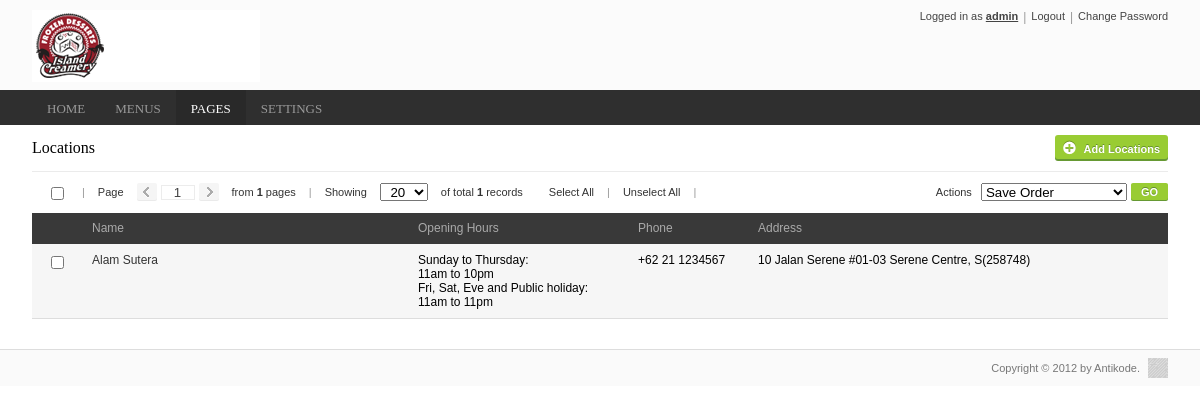
The page /admin/locations/index.php (signed in) on the database its author committed.
### tables this page shows
CREATE TABLE IF NOT EXISTS `tbl_locations` (
  `id` int(11) NOT NULL AUTO_INCREMENT,
  `title` text NOT NULL,
  `address` text NOT NULL,
  `phone` text NOT NULL,
  `opening_hours` text NOT NULL,
  `link` text NOT NULL,
  `filename` text NOT NULL,
  `order_` int(11) NOT NULL,
  PRIMARY KEY (`id`)
);

### admin/locations/index.php (the view, shortened to what this page needs)
<?php
if ($_SESSION["user_status"]!="admin") {
	header("location:../login.php?redirect=locations"); }
	else {
?>
<!DOCTYPE html PUBLIC "-//W3C//DTD XHTML 1.0 Transitional//EN" "http://www.w3.org/TR/xhtml1/DTD/xhtml1-transitional.dtd">
<html xmlns="http://www.w3.org/1999/xhtml">
<?php $prefix="../";?>
<head>
<link rel="stylesheet" type="text/css" href="<?php echo $prefix;?>style/general.css" />
<link rel="stylesheet" type="text/css" href="<?php echo $prefix;?>style/locations.css" />
<?php
include($prefix."../static/connect_database.php");
?>
</head>
<body onload="initialization()">
<?php include($prefix."static/header.php");?>
<div id="page_title_bar">
  <div id="page_title_bar_fill">
    <div id="page_title">Locations</div>
    <div id="button_bar"> <a href="<?php echo $prefix;?>locations/add_locations">
      <input type="button" id="add_color_button" class="add_button image_button h26_button green_button button" value="Add Locations">
      </a> </div>
  </div>
</div>
<form id="locations_form" method="post" action="update.php" enctype="multipart/form-data">
<?php
if ($_GET["page"]=="") {
	$page = 1;}
	else {
		$page = $_GET["page"];}
if ($_GET["query_per_page"]=="") {
	$query_per_page = 20;}
	else {
		$query_per_page = $_GET["query_per_page"]; }
		$first_record = ($page-1)*$query_per_page;
$get_list_full = mysql_query("SELECT * from tbl_locations ORDER BY order_",$con);
$total_query = mysql_num_rows($get_list_full);
$total_page = ceil($total_query / $query_per_page);
$get_list =mysql_query("SELECT * from tbl_locations ORDER BY order_ LIMIT $first_record, $query_per_page",$con);
?>
  <div class="admin_table">
    <div class="admin_panel">
      <div class="check_panel" onclick="selectAllToggle()">
        <input type="checkbox" id="select_all"/>
      </div>
      <div class="panel_seperator">|</div>
      <div class="panel_label" >Page</div>
      <input type="button" class="<?php if($page==1) { echo 'disabled_button '; } ?> grey_tiny_button tiny_button" id="page_arrow_left"  onclick="goToPage(<?php echo $page-1;?>)" />
      <input type="text" class="table_text_box" id="page_text_box" value="<?php echo $page;?>" onkeydown="pageInput()" onkeypress="return disableEnterKey(event)"/>
      <input type="button" class="<?php if($page==$total_page) {echo 'disabled_button '; }?>grey_tiny_button tiny_button" id="page_arrow_right"  onclick="goToPage(<?php echo $page*1+1;?>)" />
      <div class="panel_label" >from <b><?php echo $total_page;?></b> pages</div>
      <div class="panel_seperator">|</div>
      <div class="panel_label" >Showing</div>
      <select name="query_per_page" id="query_per_page_input" class="panel_combo_box" onchange="changeQueryPerPage()">
        <option value="20" <?php if($query_per_page==20){echo 'selected="selected"';}?>>20</option>
      </select>
      <div class="panel_label">of total <b><?php echo $total_query;?></b> records</div>
      <div class="panel_menu" onclick="selectAll()">Select All</div>
      <div class="panel_seperator">|</div>
      <div class="panel_menu" onclick="unselectAll()">Unselect All</div>
      <div class="panel_seperator">|</div>
      <div class="panel_menu_right" id="button_panel_menu_right">
        <input type="button" class="right_ green_tiny_button tiny_button" id="go_button" value="GO" onclick="submitForm()"/>
      </div>
      <div class="panel_menu_right">
        <select name="action" id="action" class="panel_combo_box" onchange="showExtension()">
          <option value="save order">Save Order</option>
        </select>
      </div>
      <div class="panel_label_right">Actions</div>
    </div>
    <div class="admin_header_row">
      <div class="left_ admin_header" id="check_header" ></div>
	  	<div class="right_ admin_header admin_header_sort
		<?php if ($_GET["sort_by"]=="address"||$_GET["sort_by"]=="address DESC"){
			echo " admin_header_selected";
		}
		?>
		" id="address_header" onclick="sortBy('address')">Address
		</div>
		<div class="right_ admin_header admin_header_sort
		<?php if ($_GET["sort_by"]=="phone"||$_GET["sort_by"]=="phone DESC"){
			echo " admin_header_selected";
		}
		?>
		" id="phone_header" onclick="sortBy('phone')">Phone
		</div>
		<div class="right_ admin_header admin_header_sort
		<?php if ($_GET["sort_by"]=="opening_hours"||$_GET["sort_by"]=="opening_hours DESC"){
			echo " admin_header_selected";
		}
		?>
		" id="opening_hours_header" onclick="sortBy('opening_hours')">Opening Hours
		</div>
      <div class="admin_header" id="title_header" >Name</div>
    </div>
    <ul id="sortable">
<?php
if (mysql_num_rows($get_list)!=null) {
	for ($row=1;$row<=mysql_num_rows($get_list);$row++) {
		$get_list_array=mysql_fetch_array($get_list);
echo '<li list_id="'.$get_list_array["id"].'">';
if ($row%2==1) {
echo '  <div class="odd_row table_row" id="row_'.$row.'" onclick="selectRow('.$row.')">'; }
else {
echo '  <div class="even_row table_row" id="row_'.$row.'" onclick="selectRow('.$row.')">';}
echo '    <div class="left_ table_field check_field">
      <input type="checkbox" name="id_[]" value="'.$get_list_array["id"].'" id="check_'.$row.'" class="" onmouseover="downCheck()" onmouseout="upCheck()" onclick="selectRowCheck('.$row.')"/>
    </div>';
echo '    <div class="right_ table_field address_field">'.nl2br($get_list_array["address"]).'</div>';
echo '    <div class="right_ table_field phone_field">'.$get_list_array["phone"].'</div>';
echo '    <div class="right_ table_field opening_hours_field">'.nl2br($get_list_array["opening_hours"]).'</div>';
echo '    <div class="table_field title_field"><a class="table_link" href="detail.php?id='.$get_list_array["id"].'&title='.$get_list_array["title"].'">'.$get_list_array["title"].'</div>';
echo '</div>';
echo '</li>'; } }
?>
    </ul>
  </div>
</form>
<?php include($prefix."static/footer.php");?>
</body>
</html>
<?php } ?>

### admin/style/locations.css (style rules this page uses)
#address_header, .address_field { width:400px; }
#phone_header, .phone_field { width:100px; }
#opening_hours_header, .opening_hours_field { width:200px; }
#title_header, .title_field { margin-right:760px; margin-left:50px; }

### rows shown on the page
tbl_locations: address "10 Jalan Serene #01-03 Serene Centre, S(258748)", phone "+62 21 1234567", opening_hours "Sunday to Thursday: 11am to 10pm Fri, Sat, Eve and Public holiday: 11am to 11pm", title "Alam Sutera"

### other values the page prints
$_SESSION["username"] "admin"
$total_page "1"
$total_query "1"
